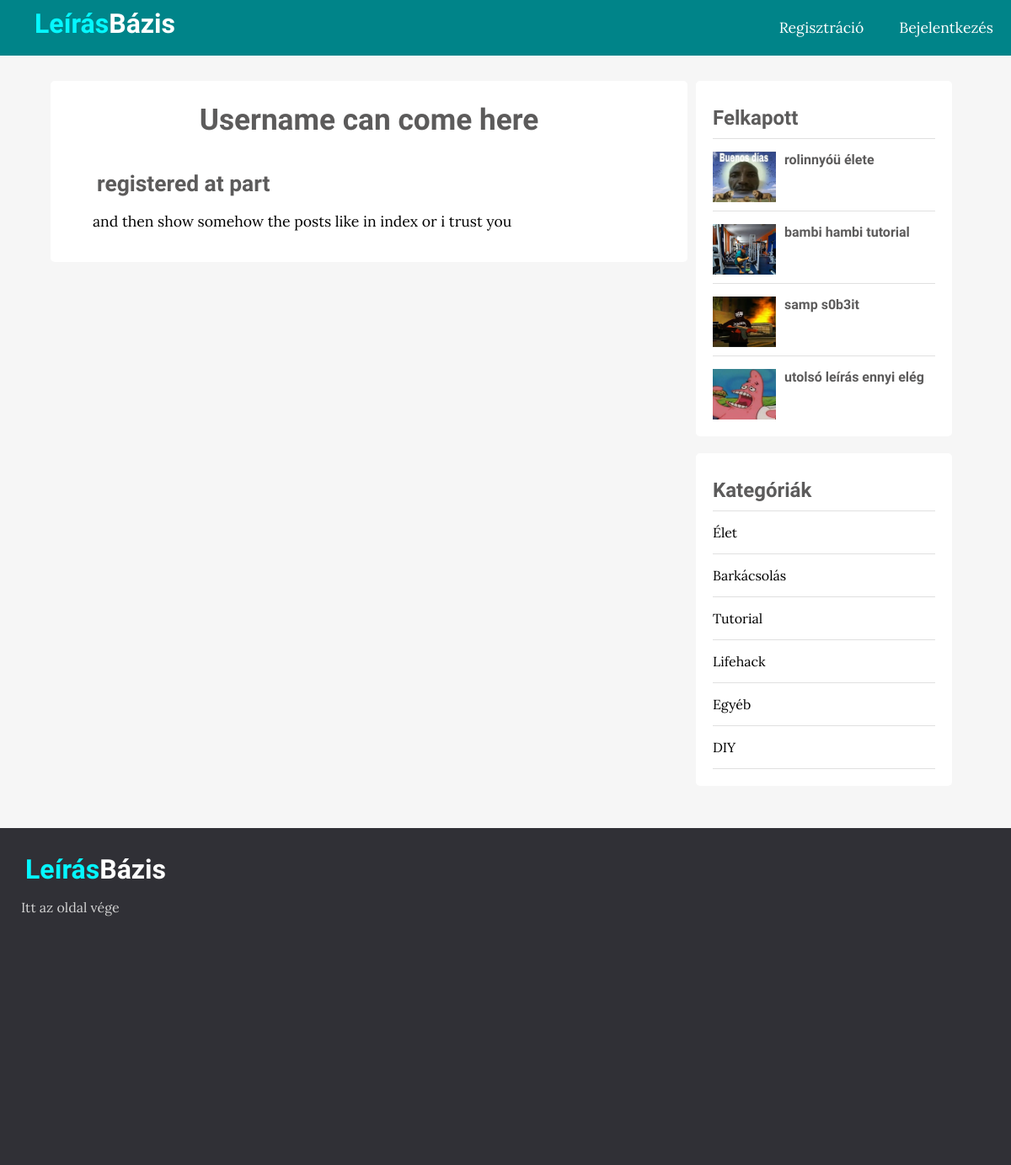
The page /profile.php on the database as committed earlier.
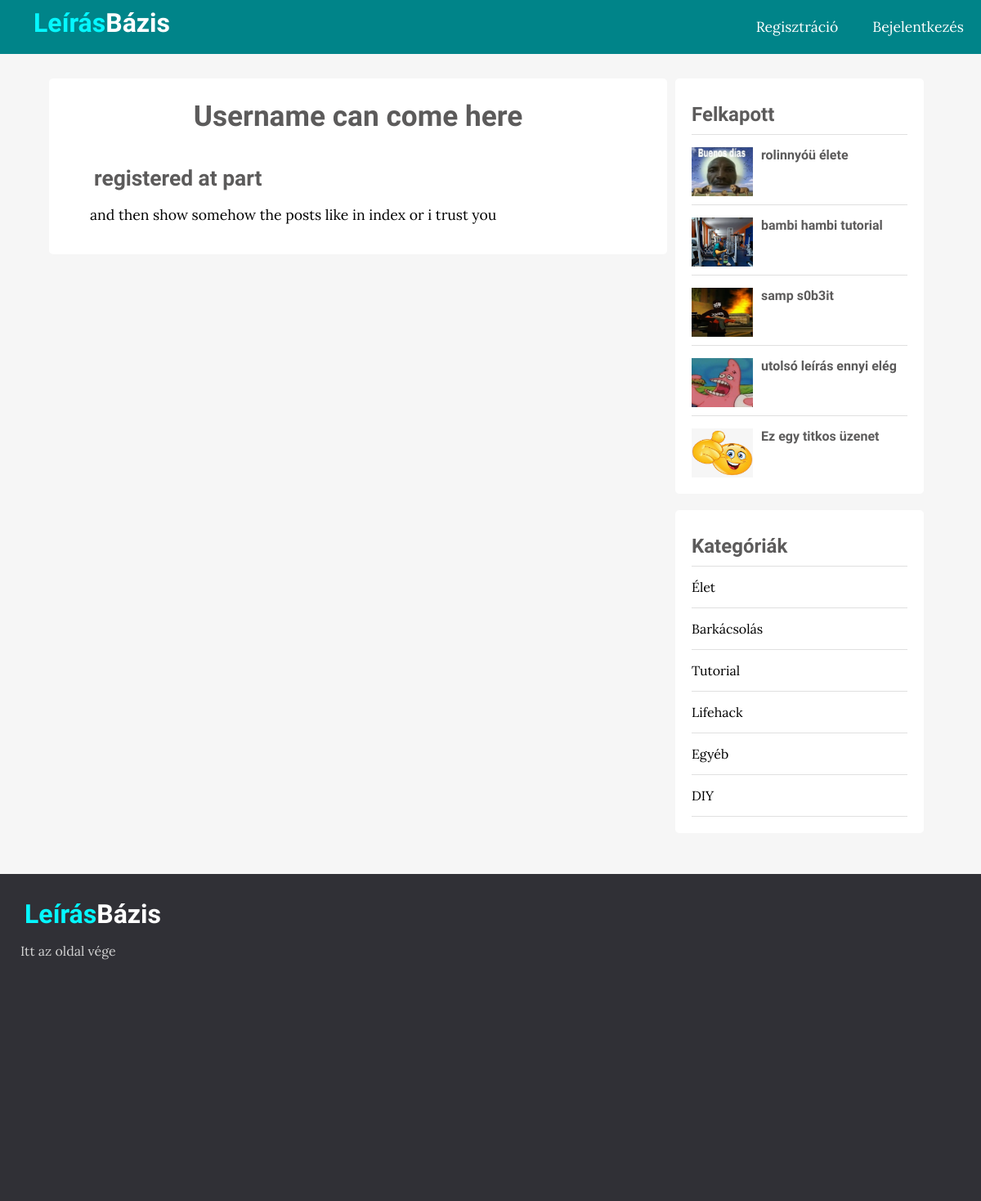
The same page on the database as committed later.
### tables this page shows
CREATE TABLE `posts` (
  `id` int(11) NOT NULL,
  `user_id` int(11) NOT NULL,
  `topic_id` int(11) DEFAULT NULL,
  `title` varchar(255) NOT NULL,
  `image` varchar(255) NOT NULL,
  `body` text NOT NULL,
  `published` tinyint(4) NOT NULL,
  `created_at` datetime NOT NULL DEFAULT current_timestamp()
);

CREATE TABLE `topics` (
  `id` int(11) NOT NULL,
  `name` varchar(100) NOT NULL,
  `description` text NOT NULL
);

### app/database/db.php (called while the page is built, shortened)
<?php
require('connect.php');
function executeQuery($sql, $data)
{
    global $conn;
    $stmt = $conn->prepare($sql);
    $values = array_values($data);
    $types = str_repeat('s', count($values));
    $stmt->bind_param($types, ...$values);
    $stmt->execute();
    return $stmt;
}
function selectAll($table, $conditions = [])
{
    global $conn;
    $sql = "SELECT * FROM $table";
    if (empty($conditions)) {
        $stmt = $conn->prepare($sql);
        $stmt->execute();
        $records = $stmt->get_result()->fetch_all(MYSQLI_ASSOC);
        return $records;
    } else {
        $i = 0;
        foreach ($conditions as $key => $value) {
            if ($i === 0) {
                $sql = $sql . " WHERE $key=?";
            } else {
                $sql = $sql . " AND $key=?";
            }
            $i++;
        }
        $stmt = executeQuery($sql, $conditions);
        $records = $stmt->get_result()->fetch_all(MYSQLI_ASSOC);
        return $records;
    }
}

### app/controllers/posts.php (called while the page is built, shortened)
<?php
include(ROOT_PATH . "/app/database/db.php");
$topics = selectAll('topics');

### profile.php (the view, shortened to what this page needs)
<?php include(ROOT_PATH . '/app/controllers/posts.php');
$topics = selectAll('topics');
$posts = selectAll('posts', ['published' => 1]);
?>
<!DOCTYPE html>
<html lang="hu">
<head>
  <link rel="stylesheet" href="https://use.fontawesome.com/releases/v5.7.2/css/all.css"
>
  <link rel="stylesheet" href="assets/css/style.css">
</head>
<body>
  <?php include(ROOT_PATH . "/app/includes/header.php"); ?>
  <div class="page-wrapper">
    <div class="content clearfix">
      <div class="main-content-wrapper">
        <div class="main-content single">
          <h1 class="post-title"><?php ?>Username can come here</h1>
          <h2>registered at part</h2>
          <div class="post-content">
            <p>and then show somehow the posts like in index or i trust you</p>
          </div>
        </div>
      </div>
      <div class="sidebar single">
        <div class="section popular">
          <h2 class="section-title">Felkapott</h2>
          <?php foreach ($posts as $p): ?>
            <div class="post clearfix">
              <img src="<?php echo BASE_URL . '/assets/images/' . $p['image']; ?>" alt="">
              <a href="" class="title">
                <h4><?php echo $p['title'] ?></h4>
              </a>
            </div>
          <?php endforeach; ?>
        </div>
        <div class="section topics">
          <h2 class="section-title">Kategóriák</h2>
          <ul>
            <?php foreach ($topics as $topic): ?>
              <li><a href="<?php echo BASE_URL . '/index.php?t_id=' . $topic['id'] . '&name=' . $topic['name'] ?>"><?php echo $topic['name']; ?></a></li>
            <?php endforeach; ?>
          </ul>
        </div>
      </div>
    </div>
  </div>
  <?php include(ROOT_PATH . "/app/includes/footer.php"); ?>
</body>
</html>

Rows that differ between the two databases and show on the page:
added posts: image (picture), title "Ez egy titkos üzenet"
